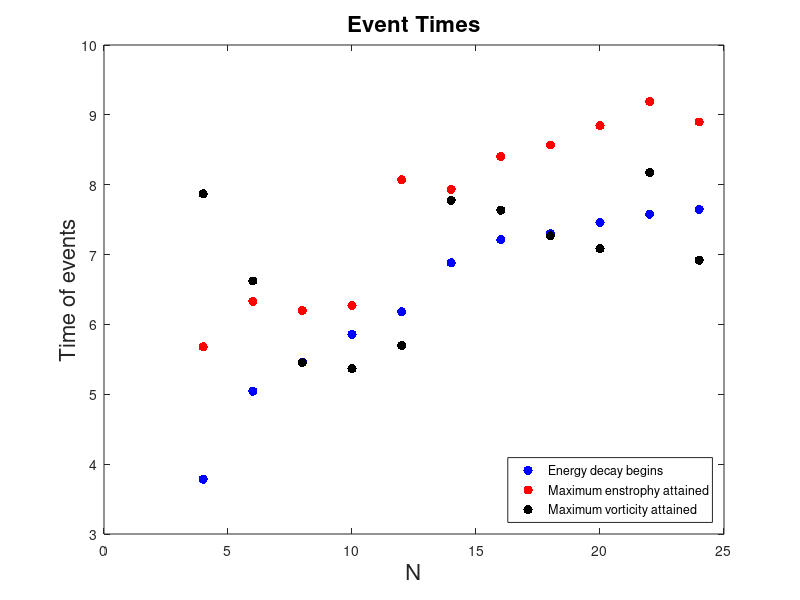
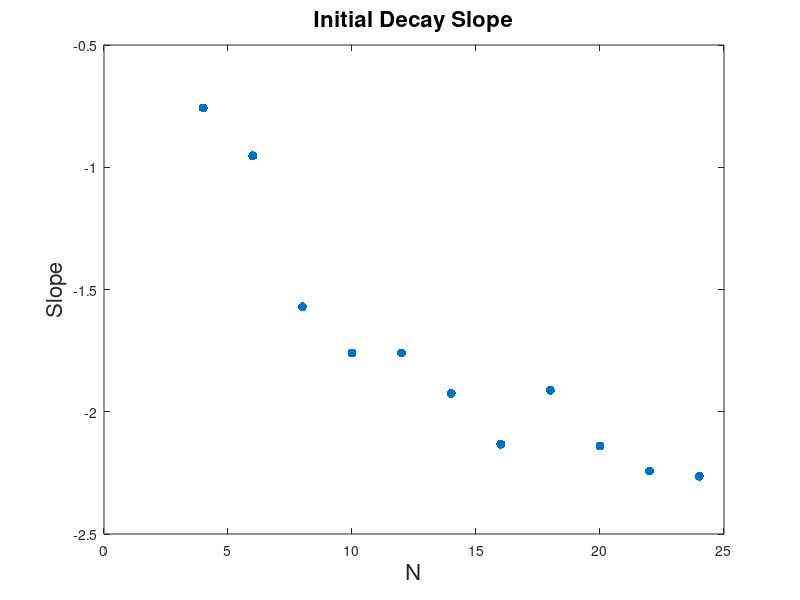
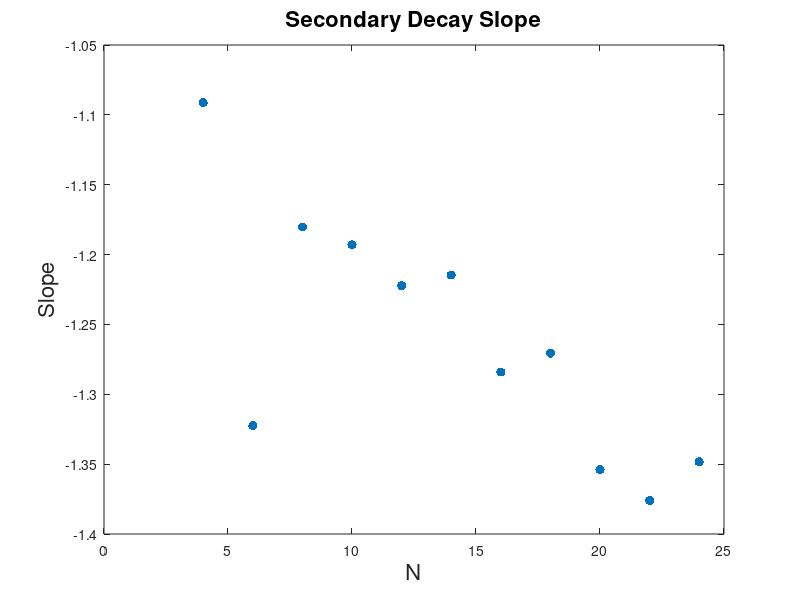
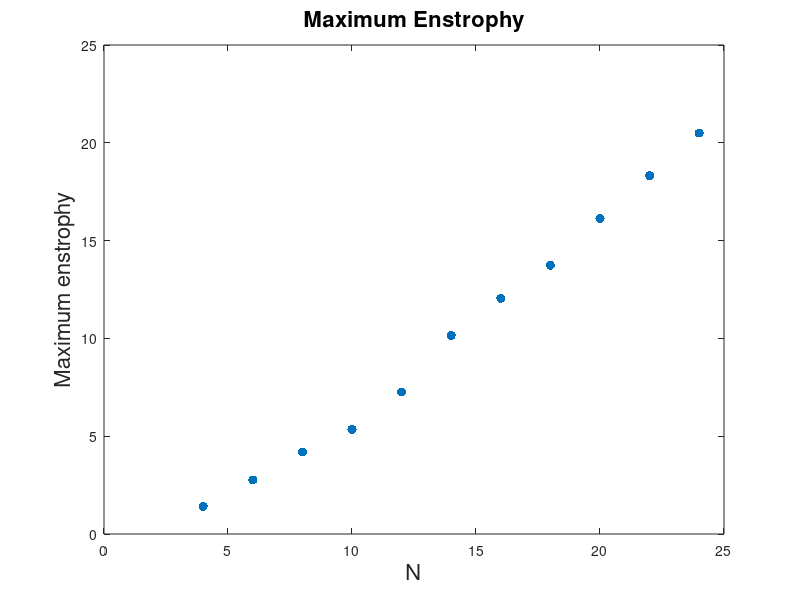

MATLAB code for these plots, in order:
clear all; close all

load slopes
load slopes2
load turn_times
load ens_max
load ens_max_time
load vort_max
load vort_max_time

N_list = 4:2:24;

figure(1)
hold off
plot(N_list,turn_times,'b.','markersize',20)
hold on
plot(N_list,ens_max_time,'r.','markersize',20)
plot(N_list,vort_max_time,'k.','markersize',20)
xlabel('N','fontsize',16)
ylabel('Time of events','fontsize',16)
legend('Energy decay begins','Maximum enstrophy attained','Maximum vorticity attained','location','southeast')
title('Event Times','fontsize',16)
saveas(gcf,'turn_times','png')

figure(2)
hold off
plot(N_list,slopes,'.','markersize',20)
xlabel('N','fontsize',16)
ylabel('Slope','fontsize',16)
title('Initial Decay Slope','fontsize',16)
saveas(gcf,'slopes','png')

figure(3)
hold off
plot(N_list,slopes2,'.','markersize',20)
xlabel('N','fontsize',16)
ylabel('Slope','fontsize',16)
title('Secondary Decay Slope','fontsize',16)
saveas(gcf,'slopes2','png')

figure(4)
hold off
plot(N_list,ens_max,'.','markersize',20)
xlabel('N','fontsize',16)
ylabel('Maximum enstrophy','fontsize',16)
title('Maximum Enstrophy','fontsize',16)
saveas(gcf,'enstrophy','png')

figure(5)
hold off
plot(N_list,vort_max,'.','markersize',20)
xlabel('N','fontsize',16)
ylabel('Maximum vorticity','fontsize',16)
title('Maximum Vorticity','fontsize',16)
saveas(gcf,'vorticity','png')
